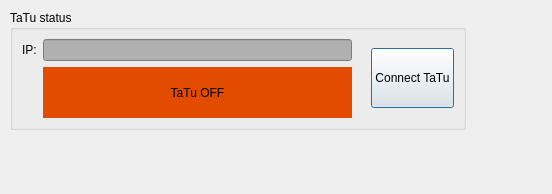
<?xml version="1.0" encoding="UTF-8"?>
<ui version="4.0">
 <class>TaTu</class>
 <widget class="QDialog" name="TaTu">
  <property name="geometry">
   <rect>
    <x>0</x>
    <y>0</y>
    <width>552</width>
    <height>194</height>
   </rect>
  </property>
  <property name="windowTitle">
   <string>Dialog</string>
  </property>
  <widget class="QGroupBox" name="groupBox_5">
   <property name="geometry">
    <rect>
     <x>10</x>
     <y>10</y>
     <width>456</width>
     <height>120</height>
    </rect>
   </property>
   <property name="maximumSize">
    <size>
     <width>11112001</width>
     <height>120</height>
    </size>
   </property>
   <property name="styleSheet">
    <string notr="true">font: 75 14pt &quot;Arial&quot;;
</string>
   </property>
   <property name="title">
    <string>TaTu status</string>
   </property>
   <layout class="QGridLayout" name="gridLayout_5">
    <item row="0" column="0">
     <widget class="QLabel" name="label_17">
      <property name="text">
       <string>IP:</string>
      </property>
     </widget>
    </item>
    <item row="0" column="2" rowspan="2">
     <widget class="QLabel" name="label_18">
      <property name="text">
       <string/>
      </property>
     </widget>
    </item>
    <item row="0" column="1">
     <widget class="QLineEdit" name="lineEdit">
      <property name="styleSheet">
       <string notr="true">background-color: rgb(176, 176, 176);</string>
      </property>
      <property name="readOnly">
       <bool>true</bool>
      </property>
     </widget>
    </item>
    <item row="0" column="3" rowspan="2">
     <widget class="QPushButton" name="pushButton">
      <property name="minimumSize">
       <size>
        <width>0</width>
        <height>60</height>
       </size>
      </property>
      <property name="text">
       <string>Connect TaTu</string>
      </property>
     </widget>
    </item>
    <item row="1" column="1">
     <widget class="QLabel" name="Tatu_status">
      <property name="styleSheet">
       <string notr="true">background-color: rgb(226, 75, 0);</string>
      </property>
      <property name="text">
       <string>TaTu OFF</string>
      </property>
      <property name="alignment">
       <set>Qt::AlignCenter</set>
      </property>
     </widget>
    </item>
   </layout>
  </widget>
 </widget>
 <resources/>
 <connections/>
</ui>
